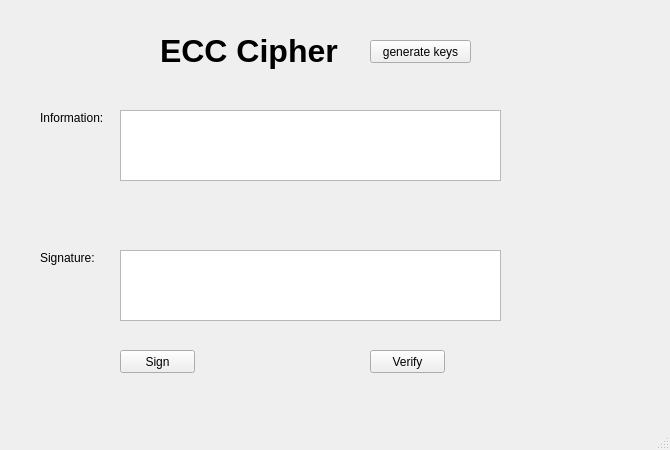
<?xml version="1.0" encoding="UTF-8"?>
<ui version="4.0">
 <class>MainWindow</class>
 <widget class="QMainWindow" name="MainWindow">
  <property name="geometry">
   <rect>
    <x>0</x>
    <y>0</y>
    <width>670</width>
    <height>450</height>
   </rect>
  </property>
  <property name="windowTitle">
   <string>MainWindow</string>
  </property>
  <widget class="QWidget" name="centralwidget">
   <widget class="QLabel" name="label">
    <property name="geometry">
     <rect>
      <x>160</x>
      <y>20</y>
      <width>191</width>
      <height>61</height>
     </rect>
    </property>
    <property name="font">
     <font>
      <pointsize>24</pointsize>
      <weight>75</weight>
      <bold>true</bold>
     </font>
    </property>
    <property name="text">
     <string>ECC Cipher</string>
    </property>
   </widget>
   <widget class="QPushButton" name="btn_gen_keys">
    <property name="geometry">
     <rect>
      <x>370</x>
      <y>40</y>
      <width>101</width>
      <height>23</height>
     </rect>
    </property>
    <property name="text">
     <string>generate keys</string>
    </property>
   </widget>
   <widget class="QLabel" name="label_2">
    <property name="geometry">
     <rect>
      <x>40</x>
      <y>110</y>
      <width>81</width>
      <height>16</height>
     </rect>
    </property>
    <property name="text">
     <string>Information:</string>
    </property>
   </widget>
   <widget class="QLabel" name="label_3">
    <property name="geometry">
     <rect>
      <x>40</x>
      <y>250</y>
      <width>61</width>
      <height>16</height>
     </rect>
    </property>
    <property name="text">
     <string>Signature:</string>
    </property>
   </widget>
   <widget class="QTextEdit" name="txt_info">
    <property name="geometry">
     <rect>
      <x>120</x>
      <y>110</y>
      <width>381</width>
      <height>71</height>
     </rect>
    </property>
   </widget>
   <widget class="QTextEdit" name="txt_sign">
    <property name="geometry">
     <rect>
      <x>120</x>
      <y>250</y>
      <width>381</width>
      <height>71</height>
     </rect>
    </property>
   </widget>
   <widget class="QPushButton" name="btn_sign">
    <property name="geometry">
     <rect>
      <x>120</x>
      <y>350</y>
      <width>75</width>
      <height>23</height>
     </rect>
    </property>
    <property name="text">
     <string>Sign</string>
    </property>
   </widget>
   <widget class="QPushButton" name="btn_verify">
    <property name="geometry">
     <rect>
      <x>370</x>
      <y>350</y>
      <width>75</width>
      <height>23</height>
     </rect>
    </property>
    <property name="text">
     <string>Verify</string>
    </property>
   </widget>
  </widget>
  <widget class="QMenuBar" name="menubar">
   <property name="geometry">
    <rect>
     <x>0</x>
     <y>0</y>
     <width>670</width>
     <height>21</height>
    </rect>
   </property>
  </widget>
  <widget class="QStatusBar" name="statusbar"/>
 </widget>
 <resources/>
 <connections/>
</ui>
